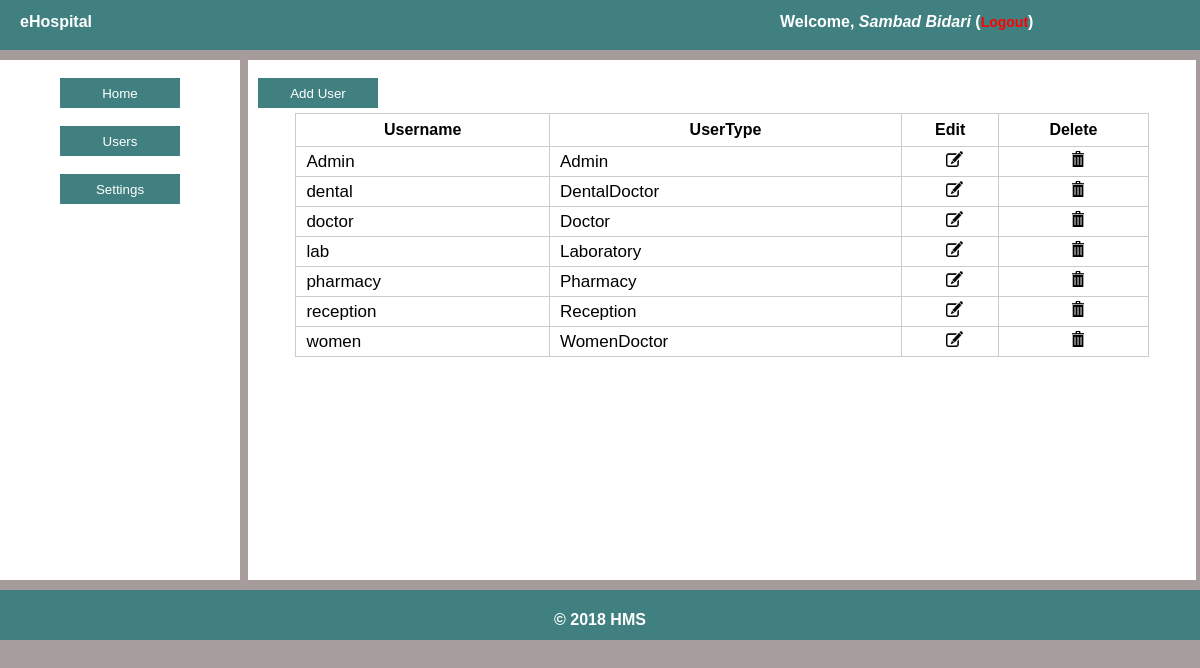
/admin/users.php (signed in), run on the app's committed database.
### tables this page shows
CREATE TABLE `users` (
  `username` varchar(50) NOT NULL,
  `password` varchar(40) NOT NULL,
  `fname` varchar(40) NOT NULL,
  `sname` varchar(40) NOT NULL,
  `type` varchar(40) NOT NULL
);

### includes/admin.php (the view, shortened to what this page needs)
<?php
function users()
{
	require 'connect.php';
	$sql = "SELECT * FROM `users`";
	$query = mysqli_query($con,$sql);
	while ($row = mysqli_fetch_array($query)) {
		echo "<tr height=30px'>";
		echo "<td>".$row['username']."</td>";
		echo "<td>".$row['type']."</td>";
		echo "<td><center><a href='edituser.php?name=".$row['username']."'><img src='../assets/img/glyphicons-151-edit.png' height='16px' width='17px'></a></center></td>";
		echo "<td><center><a href='deleteuser.php?name=".$row['username']."'><img src='../assets/img/glyphicons-17-bin.png' height='16px' width='12px'></a></center></td>";
		echo "</tr>";
	}
}
?>

### admin/users.php (shortened to what this page needs)
<!DOCTYPE html>
<html lang="en">
<head>
	<link rel="stylesheet" type="text/css" href="../assets/style.css">
</head>
<body>
	<div class="wrapper">
	<?php
		include "includes/header.php";
		include "includes/left.php";
	 ?>
		<div class="right"><br>
			<a href="adduser.php" style="margin-left:10px;"><button class="btnlink">Add User</button></a><br>
			<table class="table">
				<tr>
					<th>Username</th>
					<th>UserType</th>
					<th>Edit</th>
					<th>Delete</th>
				</tr>
				<?php
				require '../includes/admin.php';
				users();
				 ?>
			</table>
		</div>
		<?php
		include "includes/footer.php";
		 ?>
	</div>
</body>
</html>

### admin/includes/header.php (shortened to what this page needs)
<div class="header">
	<div class="headerleft">
		<b><a href="index.php">eHospital</a></b>
	</div>
	<div class="headerright">
		<b>
			<?php
			require '../includes/users.php';
			admindetails();
			 ?>
		</b>
	</div>
</div>

### includes/users.php (shortened to what this page needs)
<?php
function admindetails()
{
	$type = $_SESSION['type'];
	$username = $_SESSION['admin'];
    $con = mysqli_connect('localhost','root','') or die($con);
	$sql = "SELECT * FROM `users` WHERE `username`='$username' AND `type`='$type'";
    $query = mysqli_query($con,$sql);
	while ($row =mysqli_fetch_array($query)) {
		echo "Welcome, <i>".$row['fname']." ".$row['sname']."</i> (<a href='../logout.php'>Logout</a>)";
    }
}
?>

### admin/includes/left.php
<div class="left"><br>
	<center>
		<a href="index.php"><button class="btnlink">Home</button></a><br><br>
		<a href="users.php"><button class="btnlink">Users</button></a><br><br>
		<a href="settings.php"><button class="btnlink">Settings</button></a><br><br>
	</center>
</div>

### admin/includes/footer.php
<div class="footer">
	<center>
		<h4 style="color:white;"> &copy; <?php echo date("Y"); ?> HMS</h4>
	</center>
</div>

### assets/style.css (style rules this page uses)
body { margin: 0; padding: 0; background-color: #A69C9B; font-family: Arial,Lucida Sans; }
.wrapper { min-height: 400px; max-height: auto; width: 100%; margin: 0 auto; font-family: Arial,Lucida Sans; }
.header { height: 50px; width: 100%; background-color: #408080; float: left; }
.headerleft { height: auto; width: 60%; float: left; color: white; font-size: 16px; font-family: Arial; padding: 13px 20px; }
.headerright { height: 100%; width: 30%; float: left; color: white; font-size: 16px; font-family: Arial; padding: 13px 20px; }
.headerright a { text-decoration: none; font-size: 14px; color: red; }
.footer { height: 50px; width: 100%; background-color: #408080; float: left; margin-top: 10px; }
.left { height: 520px; width: 20%; background-color: white; margin-top: 10px; float: left; }
.btnlink { height: 30px; width: 120px; background-color: #408080; border: 0; margin: 0; color: white; cursor: pointer; }
.right { height: 520px; width: 79%; margin-left: 8px; background-color: white; margin-top: 10px; float: left; }
.table { height: auto; width: 90%; margin: 0 auto; margin-top: 5px; border: 1px solid #ccc; border-collapse: collapse; }
.table tr td { border: 1px solid #ccc; border-collapse: collapse; padding-left: 10px; font-size: 17px; }
.table tr th { height: 30px; border: 1px solid #ccc; border-collapse: collapse; }
table { border-spacing: 0; }

### admin/includes/header.php (style rules this page uses)
a { text-decoration: none !important; color: white; }

### data on the page
users: fname "Sambad", sname "Bidari", username "Admin", type "Admin"
users: username "dental", type "DentalDoctor"
users: username "doctor", type "Doctor"
users: username "lab", type "Laboratory"
users: username "pharmacy", type "Pharmacy"
users: username "reception", type "Reception"
users: username "women", type "WomenDoctor"
